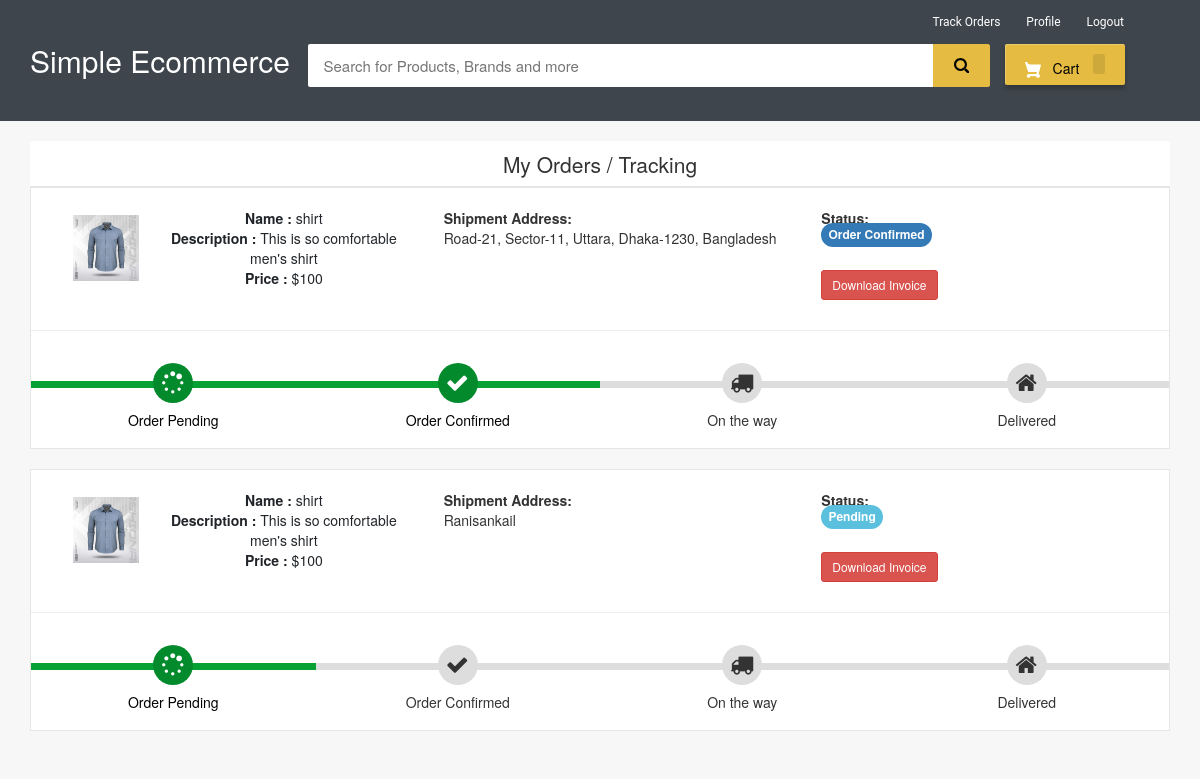
Page /my-order (signed in) on the committed database.
### ecom/models.py (models this page shows, shortened)
class Product(models.Model):
    name=models.CharField(max_length=40)
    product_image= models.ImageField(upload_to='product_image/',null=True,blank=True)
    price = models.PositiveIntegerField()
    description=models.CharField(max_length=40)

class Orders(models.Model):
    STATUS =(
        ('Pending','Pending'),
        ('Order Confirmed','Order Confirmed'),
        ('Out for Delivery','Out for Delivery'),
        ('Delivered','Delivered'),
    )
    customer=models.ForeignKey('Customer', on_delete=models.CASCADE,null=True)
    product=models.ForeignKey('Product',on_delete=models.CASCADE,null=True)
    email = models.CharField(max_length=50,null=True)
    address = models.CharField(max_length=500,null=True)
    mobile = models.CharField(max_length=20,null=True)
    order_date= models.DateField(auto_now_add=True,null=True)
    status=models.CharField(max_length=50,null=True,choices=STATUS)

### ecom/views.py (the view)
# urls.py: path('my-order', views.my_order_view,name='my-order'),
@login_required(login_url='customerlogin')
@user_passes_test(is_customer)
def my_order_view(request):
    customer=models.Customer.objects.get(user_id=request.user.id)
    orders=models.Orders.objects.all().filter(customer_id = customer)
    ordered_products=[]
    for order in orders:
        ordered_product=models.Product.objects.all().filter(id=order.product.id)
        ordered_products.append(ordered_product)
    return render(request,'ecom/my_order.html',{'data':zip(ordered_products,orders)})

### ecom/views.py (called while the page is built)
def is_customer(user):
    return user.groups.filter(name='CUSTOMER').exists()

### templates/ecom/my_order.html (shortened to what this page needs)
{% extends 'ecom/customer_base.html' %}
{% load static %}
{% block content %}
<br>
<div class="container">
    <header class="card-header" style="text-align:center; font-size: 21px"> My Orders / Tracking </header>
    {% for products,order in data %}
    <article class="card">
        <div class="card-body">
            <ul class="row" style="margin-left:20px;margin-top:20px;">
                <li class="col-md-4">
                  <figure class="itemside mb-3">
                    {%for product in products%}
                      <div class="aside"><img src="{% static product.product_image.url %}" class="img-sm border"></div>
                      <figcaption class="info align-self-center">
                          <p class="title"><strong>Name : </strong>{{product.name}} <br> <strong>Description : </strong>{{product.description}} <br> <strong>Price : </strong>${{product.price}}</p>
                      </figcaption>
                  </figure>
                </li>
                <li class="col-md-4">
                    <div class="col"> <strong>Shipment Address:</strong> <br> {{order.address}}</div>
                </li>
                <li class="col-md-4">
                    <div class="col"> <strong>Status:</strong> <br>
                        {% if order.status == 'Pending'%}
                        <td> <span class="label label-info" style="font-size: 12px; border-radius: 30px;">{{order.status}}</span></td>
                        {% elif order.status == 'Delivered' %}
                        <td> <span class="label label-success" style="font-size: 12px; border-radius: 30px;">{{order.status}}</span></td>
                        {% elif order.status == 'Out for Delivery' %}
                        <td> <span class="label label-default" style="font-size: 12px; border-radius: 30px;">{{order.status}}</span></td>
                        {%else%}
                          <td> <span class="label label-primary" style="font-size: 12px; border-radius: 30px;">{{order.status}}</span></td>
                        {%endif%}
                    </div> <br>
                    <h4><a style="text-decoration:none;" href="{% url 'download-invoice' order.id product.id  %}" ><button class="btn btn-danger btn-sm">Download Invoice</button></a></h4>
                </li>
                {%endfor%}
            </ul>
            <hr>
            <div class="track">
                {%if order.status == 'Pending' %}
                <div class="step active"> <span class="icon"> <i style="padding-top:3px; padding-right:25px;" class="fa fa-spinner"></i> </span> <span class="text">Order Pending</span> </div>
                <div class="step "> <span class="icon"> <i style="padding-top:3px; padding-right:25px;" class="fa fa-check"></i> </span> <span class="text"> Order Confirmed</span> </div>
                <div class="step "> <span class="icon"> <i style="padding-top:3px; padding-right:25px;" class="fa fa-truck"></i> </span> <span class="text"> On the way </span> </div>
                <div class="step "> <span class="icon"> <i style="padding-top:3px; padding-right:25px;" class="fa fa-home"></i> </span> <span class="text">Delivered</span> </div>
                {%elif order.status == 'Order Confirmed' %}
                <div class="step active"> <span class="icon"> <i style="padding-top:3px; padding-right:25px;" class="fa fa-spinner"></i> </span> <span class="text">Order Pending</span> </div>
                <div class="step active"> <span class="icon"> <i style="padding-top:3px; padding-right:25px;" class="fa fa-check"></i> </span> <span class="text"> Order Confirmed</span> </div>
                <div class="step "> <span class="icon"> <i style="padding-top:3px; padding-right:25px;" class="fa fa-truck"></i> </span> <span class="text"> On the way </span> </div>
                <div class="step "> <span class="icon"> <i style="padding-top:3px; padding-right:25px;" class="fa fa-home"></i> </span> <span class="text">Delivered</span> </div>
                {%endif%}
            </div>
        </div>
    </article><br>
    {%endfor%}
</div>
<br><br><br><br><br>
{% endblock content %}

### templates/ecom/customer_base.html (style rules this page uses)
body { background-color: #f7f7f7; }
.fa { font-size: 23px; width: 60px; text-align: center; text-decoration: none; margin: 5px 2px; border-radius: 50%; }
p { text-align: center; }

### templates/ecom/my_order.html (style rules this page uses)
body { background-color: #f7f7f7; }
.container { margin-top: 0px; margin-bottom: 0px }
.card { position: relative; display: -webkit-box; display: -ms-flexbox; display: flex; -webkit-box-orient: vertical; -webkit-box-direction: normal; -ms-flex-direction: column; flex-direction: column; min-width: 0; word-wrap: break-word; background-color: #fff; background-clip: border-box; border: 1px solid rgba(0, 0, 0, 0.1); border-radius: 0.10rem }
.card-header:first-child { border-radius: calc(0.37rem - 1px) calc(0.37rem - 1px) 0 0 }
.card-header { padding: 0.75rem 1.25rem; margin-bottom: 0; background-color: #fff; border-bottom: 1px solid rgba(0, 0, 0, 0.1) }
.track { position: relative; background-color: #ddd; height: 7px; display: -webkit-box; display: -ms-flexbox; display: flex; margin-bottom: 60px; margin-top: 50px }
.track .step { -webkit-box-flex: 1; -ms-flex-positive: 1; flex-grow: 1; width: 25%; margin-top: -18px; text-align: center; position: relative }
.track .step.active:before { background: #05a134 }
.track .step::before { height: 7px; position: absolute; content: ""; width: 100%; left: 0; top: 18px }
.track .step.active .icon { background: #038a2c; color: #fff }
.track .icon { display: inline-block; width: 40px; height: 40px; line-height: 40px; position: relative; border-radius: 100%; background: #ddd }
.track .step.active .text { font-weight: 400; color: #000 }
.track .text { display: block; margin-top: 7px }
.itemside { position: relative; display: -webkit-box; display: -ms-flexbox; display: flex; width: 100% }
.itemside .aside { position: relative; -ms-flex-negative: 0; flex-shrink: 0 }
.img-sm { width: 80px; height: 80px; padding: 7px }
ul.row, ul.row-sm { list-style: none; padding: 0 }
.itemside .info { padding-left: 15px; padding-right: 7px }
.itemside .title { display: block; margin-bottom: 5px; color: #212529 }
p { margin-top: 0; margin-bottom: 1rem }

### rows in the picture
Orders: address "Road-21, Sector-11, Uttara, Dhaka-1230, Bangladesh", status "Order Confirmed", shows "Order Pending"
Product: product_image (picture), name "shirt", description "This is so comfortable men's shirt", price "100"
Orders: address "Ranisankail", status "Pending", shows "Order Pending"
